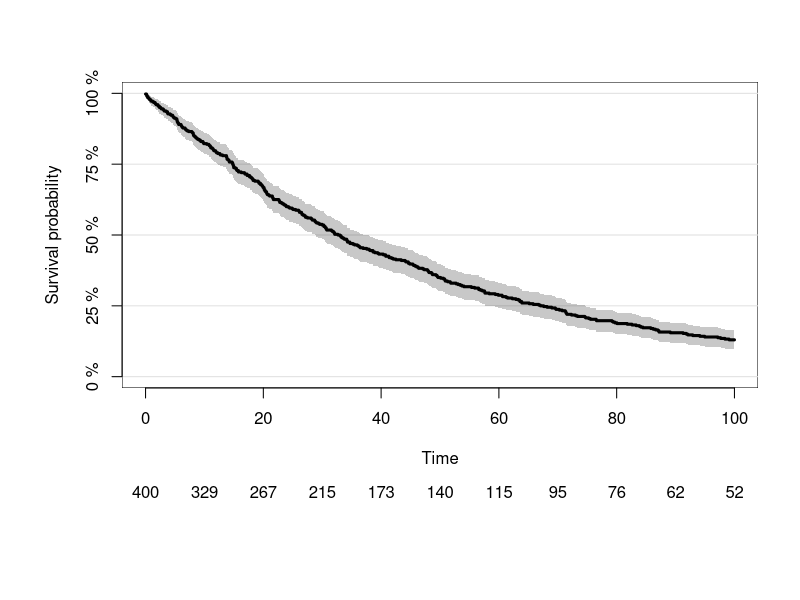
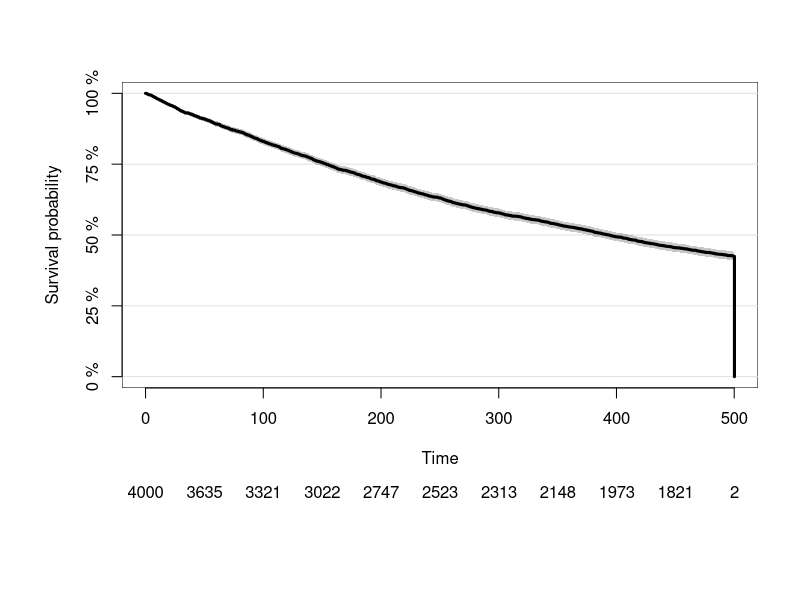
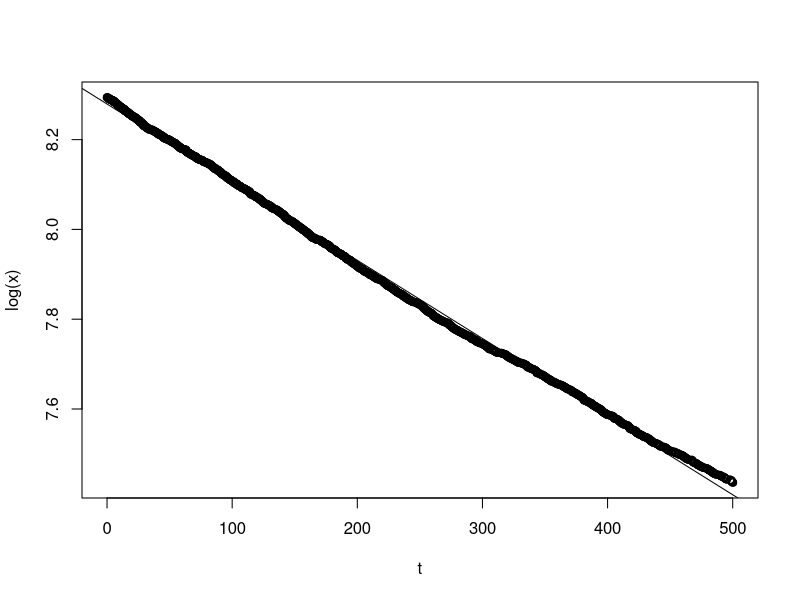
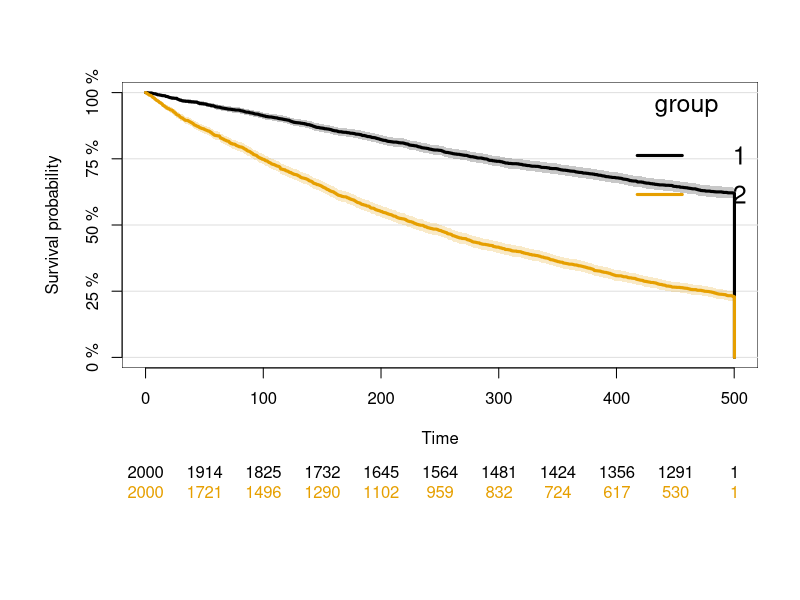
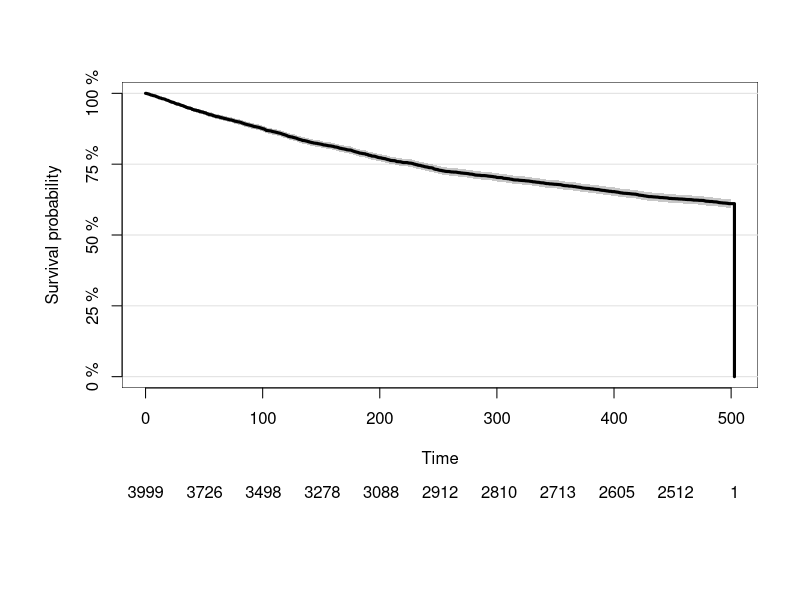
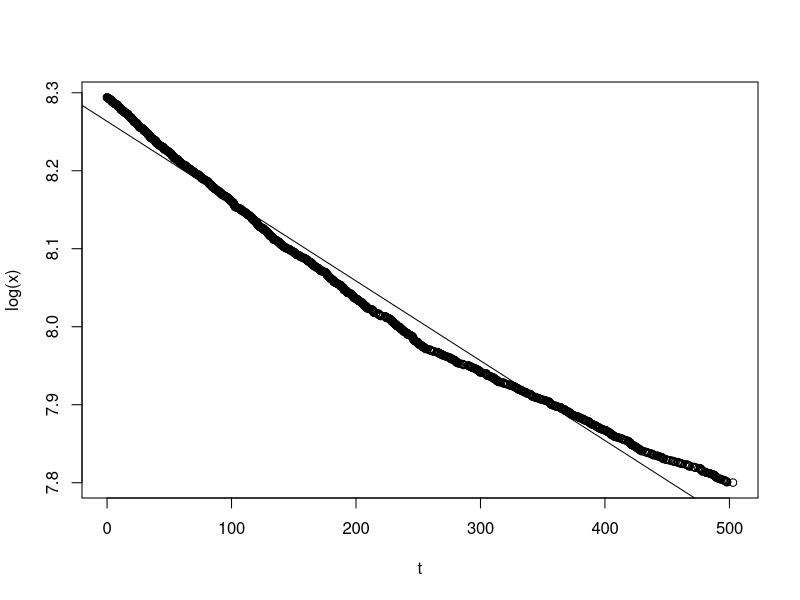
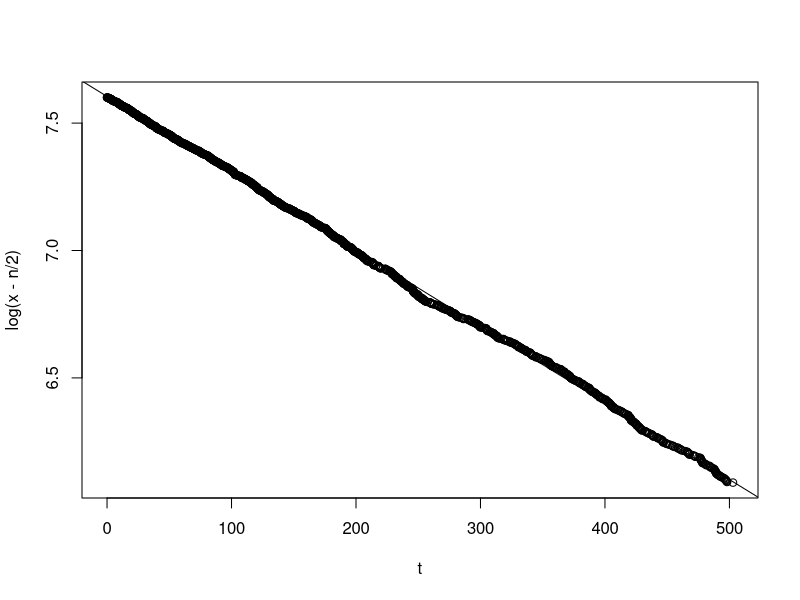
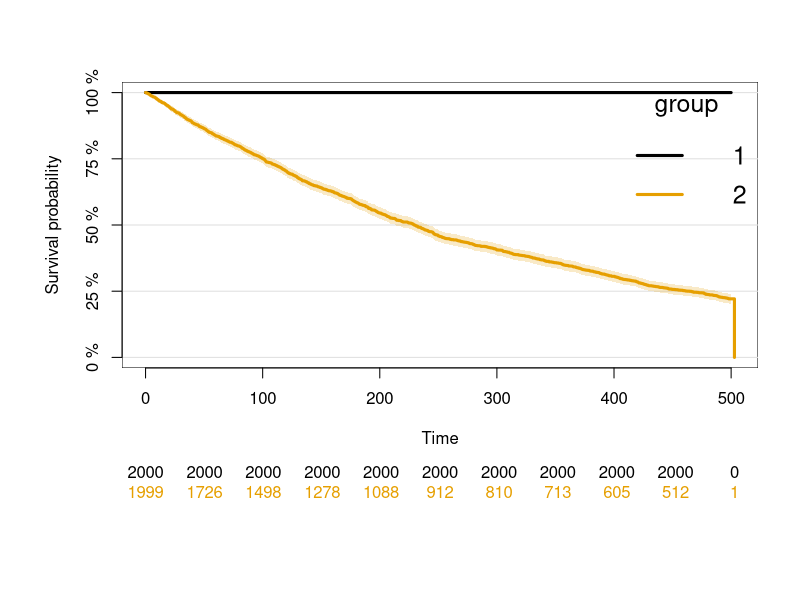

Write R code to recreate these figures, in order.
library(data.table)
library(prodlim)
library(survival)
library(stats)
# Cf: https://staff.pubhealth.ku.dk/~tag/Teaching/share/R-tutorials/SurvivalAnalysis.html

# Start by generating some fake data, 
# using the Gillespie algorithm to generate survival times

# No vaccines, SI process

n = 400
x.curr = n
x = c(x.curr)
t.curr = 0
t = c(t.curr)
tmax = 100
bEIR = .02

while (t.curr < tmax & x.curr > 0){
  r1 <- runif(1)
  r2 <- runif(2)
  rate.SI <- bEIR*x.curr
  rate.tot <- rate.SI
  # udpate time step
  dt <- -log(r1)/rate.tot
  t.curr <- t.curr + dt
  t <- c(t, t.curr)
  # update number of susceptibles
  x.curr <- x.curr - 1
  x <- c(x, x.curr)
}

# We need to say which time each of the people were infected
# Luckily, we can say that 1 got infected at t = .472, 2 got infected at .84, etc...
# And then everyone else is "censored"
surv.data <-rbind(data.table(t = t[1:(length(x)-1)], x = 1:(length(x)-1), cens = 1, group = 1), 
                  data.table(t = tmax, x = (length(x):n), cens= 0, group = 1))

# Create an object that defines survival curves
km0 <- prodlim(Hist(t, cens) ~ group, data = surv.data)
plot(km0)

# And calculate an estimate of the hazard rate:
# Apparently if there are no covariates than I can't use cox regression
lm(log(x) ~ t)

# Vaccines in half of the population
n1 = 2000
n2 = 2000
n = n1 + n2
x1.curr = n1
x2.curr = n2
t.curr = 0
t = c(t.curr)
x1 = c(x1.curr)
x2 = c(x2.curr)
tmax = 500
bEIR1 = 0.001
bEIR2 = 0.003

while (t.curr < tmax & x1.curr + x2.curr > 0){
  r1 <- runif(1)
  r2 <- runif(1)
  rate.SI1 <- bEIR1*x1.curr
  rate.SI2 <- bEIR2*x2.curr
  rate.tot <- rate.SI1 + rate.SI2
  # udpate time step
  dt <- -log(r1)/rate.tot
  t.curr <- t.curr + dt
  t <- c(t, t.curr)
  # update number of susceptibles
  if (r2 < (rate.SI1/rate.tot)){
    x1.curr <- x1.curr - 1
    x1 <- c(x1, x1.curr)
    x2 <- c(x2, x2.curr)
  } else {
    x2.curr <- x2.curr - 1
    x1 <- c(x1, x1.curr)
    x2 <- c(x2, x2.curr)
  }
}

# Now we have to convert again - the time at which each person
# Be careful: there are now two groups of people and each person still needs their own id

t1 = which(x1[2:(length(x1))] - x1[1:(length(x1)-1)] != 0) + 1 
t2 = which(x2[2:(length(x2))] - x2[1:(length(x2)-1)] != 0) + 2
surv.data.2 <- rbind(data.table(t = t[t1], id = c(1:length(t1)), cens = 1, group = 1),
      data.table(t = tmax, id = c((length(t1)+1):n1), cens = 0, group = 1),
      data.table(t = t[t2], id = c((n1 + 1):(n1 + length(t2))), cens = 1, group = 2),
      data.table(t = tmax, id = c((n1 + length(t2) + 1):n), cens = 0, group = 2)
)

# Create an object that defines survival curves
km0 <- prodlim(Hist(t, cens) ~ 1, data = surv.data.2)
plot(km0)

# And calculate an estimate of the hazard rate:
x <- x1 + x2 # if we want to fit an exponential curve to all people
l <- lm(log(x) ~ t)
summary(l)

# Plot, showing best fit
plot(t, log(x))
abline(l)
# Really unclear to me why it is that the fit total hazard rate is so wrong here...

# Survival curves, partitioned by group:
km0 <- prodlim(Hist(t, cens) ~ group, data = surv.data.2)
plot(km0)

# Use Cox PH modeling to see how belonging to one group affects the hazard rate:
cox <- coxph(Surv(t,cens)~group,data=surv.data.2, x=TRUE)
summary(cox)
# We find, in this case, that being in group 2 yields a hazard rate that is close to 3x as big


# Completely effective vaccines, half the population
# Vaccines in half of the population
n1 = 2000
n2 = 2000
n = n1 + n2
x1.curr = n1
x2.curr = n2
t.curr = 0
t = c(t.curr)
x1 = c(x1.curr)
x2 = c(x2.curr)
tmax = 500
bEIR1 = 0
bEIR2 = 0.003

while (t.curr < tmax & x1.curr + x2.curr > 0){
  r1 <- runif(1)
  r2 <- runif(1)
  rate.SI1 <- bEIR1*x1.curr
  rate.SI2 <- bEIR2*x2.curr
  rate.tot <- rate.SI1 + rate.SI2
  # udpate time step
  dt <- -log(r1)/rate.tot
  t.curr <- t.curr + dt
  t <- c(t, t.curr)
  # update number of susceptibles
  if (r2 < (rate.SI1/rate.tot)){
    x1.curr <- x1.curr - 1
    x1 <- c(x1, x1.curr)
    x2 <- c(x2, x2.curr)
  } else {
    x2.curr <- x2.curr - 1
    x1 <- c(x1, x1.curr)
    x2 <- c(x2, x2.curr)
  }
}

# Now we have to convert again - the time at which each person
# Be careful: there are now two groups of people and each person still needs their own id

t1 = which(x1[2:(length(x1))] - x1[1:(length(x1)-1)] != 0) + 1 
t2 = which(x2[2:(length(x2))] - x2[1:(length(x2)-1)] != 0) + 2
surv.data.3 <- rbind(data.table(t = tmax, id = c((length(t1)+1):n1), cens = 0, group = 1),
                     data.table(t = t[t2], id = c((n1 + 1):(n1 + length(t2))), cens = 1, group = 2),
                     data.table(t = tmax, id = c((n1 + length(t2) + 1):n), cens = 0, group = 2)
)

# Create an object that defines survival curves
km0 <- prodlim(Hist(t, cens) ~ 1, data = surv.data.3)
plot(km0)

# And calculate an estimate of the hazard rate:
x <- x1 + x2 # if we want to fit an exponential curve to all people
l <- lm(log(x) ~ t)
summary(l)
# Plot, showing best fit
plot(t, log(x))
abline(l)

# Subtracting the offset
l <- lm(log(x-n/2) ~ t)
summary(l)
# Plot, showing best fit
plot(t, log(x-n/2))
abline(l)
# Really unclear to me why it is that the fit total hazard rate is so wrong here...

# Survival curves, partitioned by group:
km0 <- prodlim(Hist(t, cens) ~ group, data = surv.data.3)
plot(km0)

# Use Cox PH modeling to see how belonging to one group affects the hazard rate:
cox <- coxph(Surv(t,cens)~group,data=surv.data.3, x=TRUE)
summary(cox)
# We find in this case that because there are no removals in group 1 there is no 


